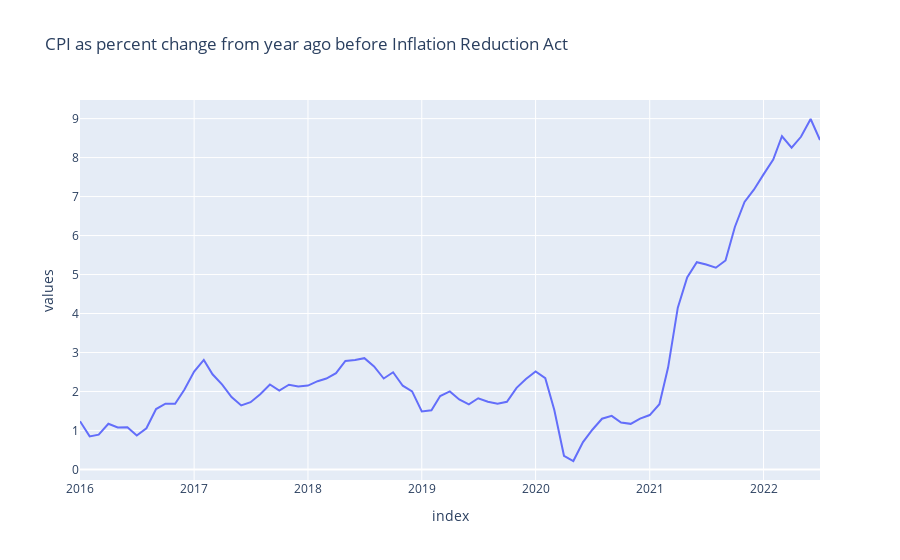

This figure's notebook cell:
### Markdown cell above
Display inflation leading into IRA

### Code cell
fig = px.line(df_pre_ira, x = 'index', y = 'values', title = 'CPI as percent change from year ago before Inflation Reduction Act')
fig.show()
